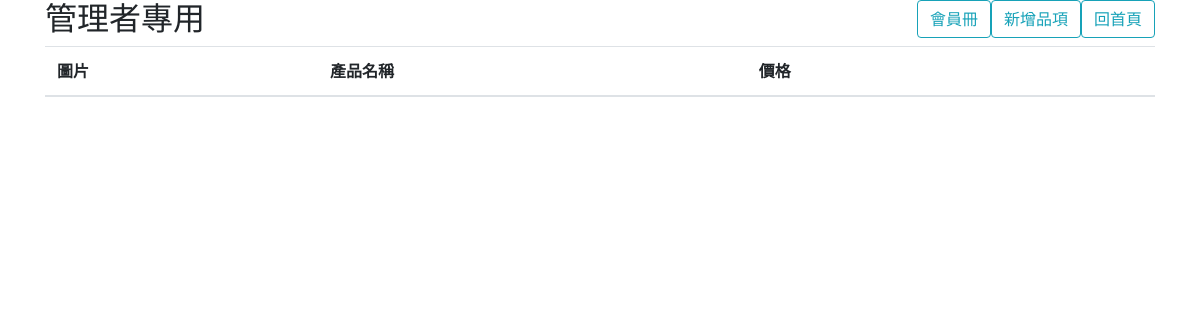
The page /manager.php on the database as committed earlier.
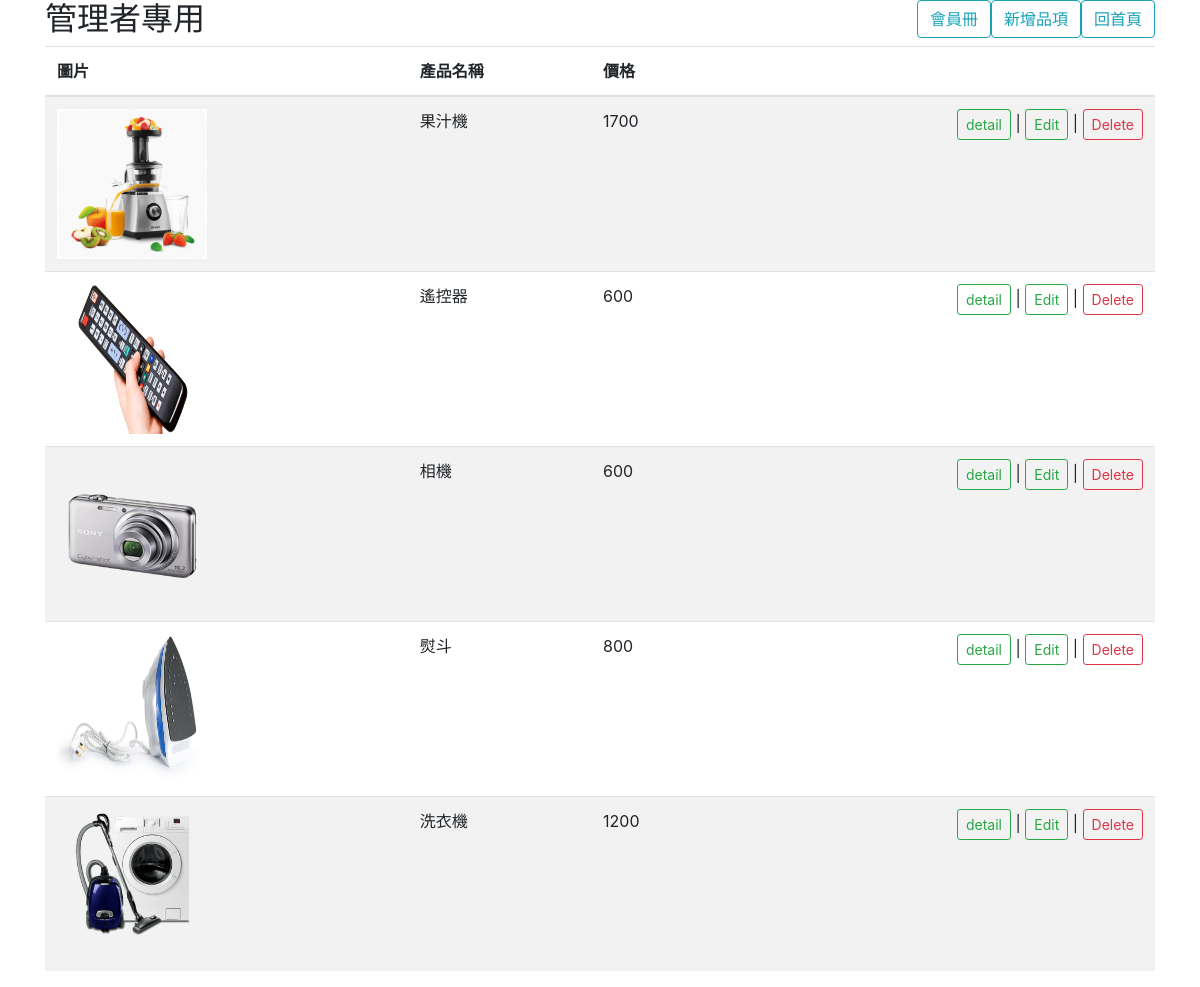
The same page on the database as committed later.
### tables this page shows
CREATE TABLE `product` (
  `pID` int(11) UNSIGNED NOT NULL,
  `pName` varchar(20) NOT NULL DEFAULT '',
  `UnitPrice` decimal(19,0) NOT NULL DEFAULT '0',
  `picture` varchar(50) NOT NULL DEFAULT ''
);

### manager.php (the view, shortened to what this page needs)
<?php
require("database.php");
$sqlproduct ="
SELECT * FROM `product`";
$product=mysqli_query($con, $sqlproduct);
?>
<!DOCTYPE html>
<html lang="en">
<head>
  <link rel="stylesheet" href="https://maxcdn.bootstrapcdn.com/bootstrap/4.5.2/css/bootstrap.min.css">
</head>
<body>
<div class="container">
    <h2 class="float-left"><?= $sUserName."管理者專用"?></h2>
        <a href="index.php" class="btn btn-outline-info btn-md float-right">回首頁</a>
        <a href="addproduct.php" class="btn btn-outline-info btn-md float-right">新增品項</a>
        <a href="memcheck.php" class="btn btn-outline-info btn-md float-right">會員冊</a>
  <table class="table table-striped">
    <thead>
      <tr>
        <th>圖片</th>
        <th>產品名稱</th>
        <th>價格</th>
        <th>&nbsp;</th>
      </tr>
    </thead>
    <tbody>
    <?php while ( $row = mysqli_fetch_assoc($product) ) { ?>
      <tr>
        <td><img src="images/<?= $row["picture"]?>" width="150px" height="150px"></td>
        <td><?= $row["pName"] ?></td>
        <td><?= $row["UnitPrice"] ?></td>
        <td>
            <span class="float-right">
                <a href="./detail.php?id=<?= $row["pID"] ?>" class="btn btn-outline-success  btn-sm">detail</a>
                |
                <a href="./editForm.php?id=<?= $row["pID"] ?>" class="btn btn-outline-success btn-sm">Edit</a>
                |
                <a href="./deletefrom.php?id=<?= $row["pID"] ?>" class="btn btn-outline-danger btn-sm">Delete</a>
            </span>
        </td>
      </tr>
    <?php } ?>
    </tbody>
  </table>
</div>
</body>
</html>

Rows that differ between the two databases and show on the page:
added product: picture (picture), pName "果汁機", UnitPrice "1700"
added product: picture (picture), pName "遙控器", UnitPrice "600"
added product: picture (picture), pName "相機", UnitPrice "600"
added product: picture (picture), pName "熨斗", UnitPrice "800"
added product: picture (picture), pName "洗衣機", UnitPrice "1200"
